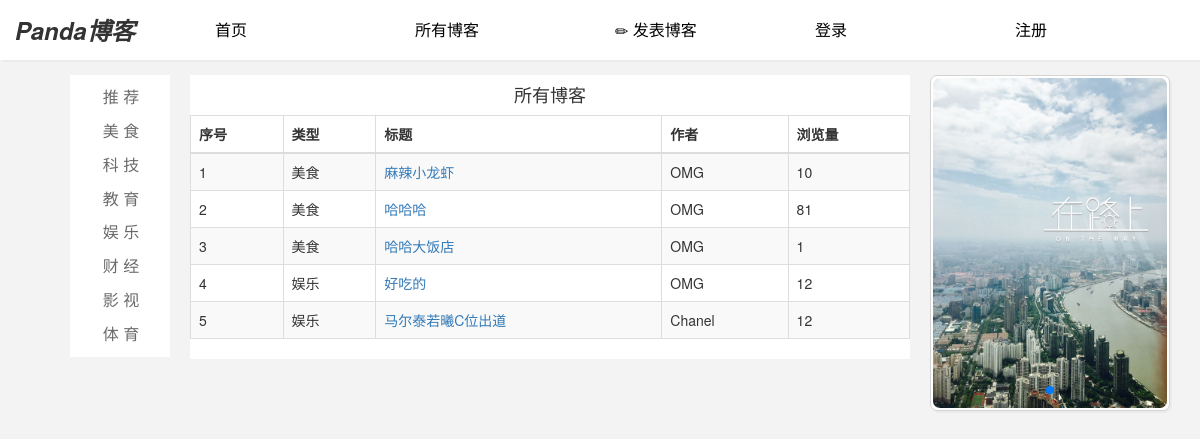
/user/blob, run on the app's committed database.
### mainapp/models.py (models this page shows)
class Blob(models.Model):
    blob_type = (
        (0, '美食'),
        (1, '科技'),
        (2, '教育'),
        (3, '娱乐'),
        (4, '财经'),
        (5, '影视'),
        (6, '体育'),
    )
    title = models.CharField(max_length=50,verbose_name='标题')
    btype = models.IntegerField(choices=blob_type,verbose_name='类型')
    summary = models.TextField(default='',verbose_name='概要')
    user = models.ForeignKey(User,on_delete=models.SET_NULL,null=True)  #所属用户
    content = HTMLField(default='',verbose_name='文章内容')
    cnt = models.IntegerField(default=0,verbose_name='点击量')
    publish_time = models.DateTimeField(auto_now=True,verbose_name='发布时间')
    @property
    def type_name(self):
        return self.blob_type[self.btype][1]

class User(models.Model):
    name = models.CharField(max_length=50,unique=True,verbose_name='用户名')
    passwd = models.CharField(max_length=200,verbose_name='密码')
    phone = models.CharField(max_length=12,verbose_name='电话')
    image = models.ImageField(max_length=200,upload_to='user/images',verbose_name='用户头像')
    class Meta:
        verbose_name = '用户信息'
        verbose_name_plural = verbose_name

### mainapp/views.py (the view, shortened to what this page needs)
# urls.py: url(r'blob',BlobView.as_view(),name='blob'),
class BlobView(View):
    def get(self,request):
        uname = request.session.get('uname')
        user = User.objects.filter(name=uname).first()
        if request.GET.get('a') == '1':  #我的文章
            return render(request,'blob_list.html',{
                'blobs':user.blob_set.all(),
                'user':user,
                'bianji':1
            })
        elif request.GET.get('id'):
            return render(request,'blob_edit.html',{
                'blob':Blob.objects.filter(id=request.GET.get('id')).first()
            })
        elif request.GET.get('user_id'):
            return render(request,'blob_list.html',{
                'blobs':User.objects.get(id=request.GET.get('user_id')).blob_set.all(),
                'user':user,
                'zuozhe': 2
            })
        else:
            return render(request,'blob_list.html',{
                'blobs':Blob.objects.all(),
                'user':user
            })

### templates/blob_list.html (shortened to what this page needs)
{% extends 'home.html' %}
{% block content %}
{% if bianji == 1 %}
    <h4 align="center">我的博客</h4>
{% elif zuozhe == 2 %}
    <h4 align="center">{{ user.name }} 的所有文章</h4>
{% else %}
    <h4 align="center">所有博客</h4>
{% endif %}
<table class="table table-hover table-bordered table-striped">
<thead>
<th>序号</th>
<th>类型</th>
<th>标题</th>
{% if not bianji %}
<th>作者</th>
{% endif %}
<th>浏览量</th>
</thead>
<tbody>
{% for blob in blobs %}
<tr>
<td>{{ forloop.counter }}</td>
<td>{{ blob.type_name }}</td>
<td><a href="/user/show/{{ blob.id }}">{{ blob.title }}</a></td>
{% if not bianji %}
<td>{{ blob.user.name }}</td>
{% endif %}
<td>{{ blob.cnt }}</td>
</tr>
    {% empty %}
    <tr>
    <td colspan="5" align="center">暂无博客</td>
    </tr>
{% endfor %}
</tbody>
</table>
{% endblock %}
{% block right %}
<section class="swiper-container" id="topSwiper">
    <div class="swiper-wrapper">
            <div class="swiper-slide swiperImg">
                <img src="/static/images/bb.jpg" width="100%" height="330">
            </div>
    </div>
    <div class="swiper-pagination"></div>
</section>
{% endblock %}

### templates/home.html (shortened to what this page needs)
<!DOCTYPE html>
<html lang="en">
<head>
    <link rel="stylesheet" href="/static/css/bootstrap.css">
    <link rel="stylesheet" href="/static/css/bootstrap.min.css">
    <link rel="stylesheet" href="/static/css/swiper.min.css">
</head>
<body style="background-color:rgba(209,209,209,0.24);">
<div id="title">
<div id="row" class="row" style="line-height: 30px;height: 30px">
    {% block header %}
        <div class="col-md-2">
        <strong style="font-size: 24px"><em>Panda博客</em></strong>
        </div>
        <div class="col-md-2">
        <a href="/user">首页</a>
        </div>
        <div class="col-md-2"><a href="/user/blob">所有博客</a></div>
        <div class="col-md-2">
            <a href="/user/addblob"><span class="glyphicon glyphicon-pencil"></span>&nbsp;发表博客</a>
        </div>
        {% if user.name %}
            <div class="col-md-1">
                <a style="text-decoration: none" id="username">{{ user.name }}</a><span></span></div>
            <div class="col-md-1" style="padding-top:-5px;margin: 0">
                <img id="userphoto" src="/static/head/{{ user.image }}" class="headphoto">
            </div>
            <div class="col-md-1">
                <a href="/user/blob?a=1">我的博客</a>
            <span></span>
            </div>
            <div class="col-md-1">
                <a href="/user/logout">退出</a>
            <span></span>
            </div>
        {% else %}
            <div class="col-md-2"><a href="/user/login">登录</a></div>
            <div class="col-md-2">
                <a href="/user/regist">注册</a>
            </div>
        {% endif %}
    {% endblock %}
</div>
</div>
<div id="body">
    <div id="menu">
        {% block menu %}
            <div id="mm">
            <div class="col-md-2" style="margin-top: 5px">
                <a>推 荐</a>
            </div>
            <div class="col-md-2">
                <a>美 食</a>
            </div>
            <div class="col-md-2">
                <a>科 技</a>
            </div>
            <div class="col-md-2">
                <a>教 育</a>
            </div>
            <div class="col-md-2">
                <a>娱 乐</a>
            </div>
            <div class="col-md-2">
                <a>财 经</a>
            </div>
            <div class="col-md-2">
                <a>影 视</a>
            </div>
            <div class="col-md-2" style="margin-bottom: 5px">
                <a>体 育</a>
            </div>
            </div>
        {% endblock %}
    </div>
    <div id="content">
        {% block content %}{% endblock %}
    </div>
    <div id="right">
        {% block right %}{% endblock %}
    </div>
</div>
</body>
</html>

### templates/blob_list.html (style rules this page uses)
.swiperImg > img { border-radius: 7px; }

### data on the page
Blob: type_name "美食", title "麻辣小龙虾", user.name "OMG", cnt "10"
Blob: type_name "美食", title "哈哈哈", user.name "OMG", cnt "81"
Blob: type_name "美食", title "哈哈大饭店", user.name "OMG", cnt "1"
Blob: type_name "娱乐", title "好吃的", user.name "OMG", cnt "12"
Blob: type_name "娱乐", title "马尔泰若曦C位出道", user.name "Chanel", cnt "12"
